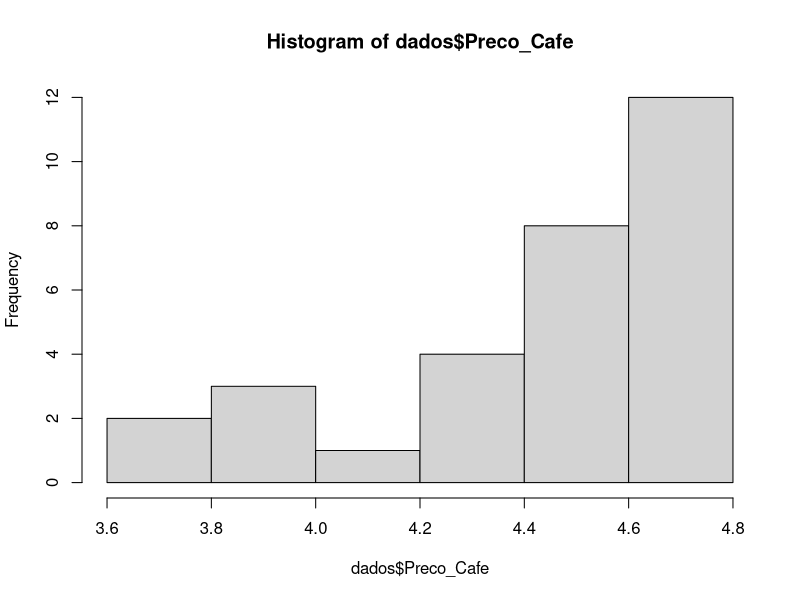
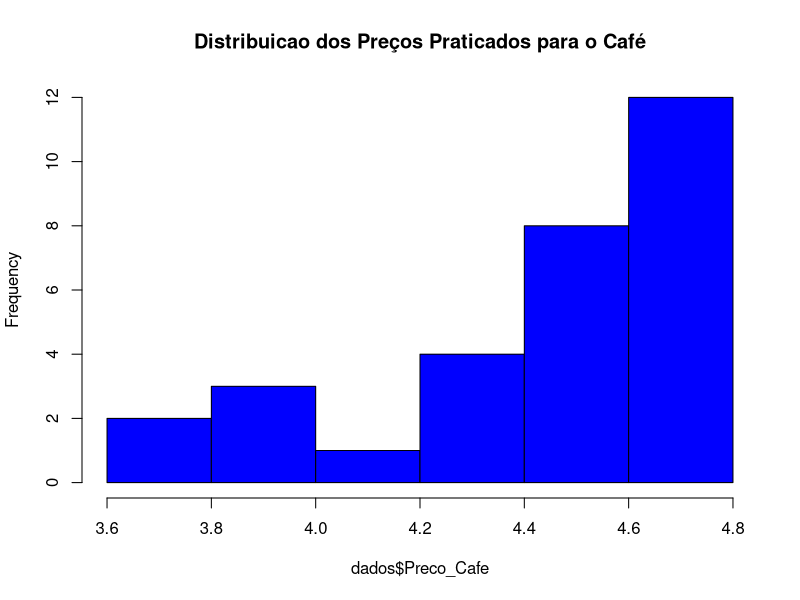
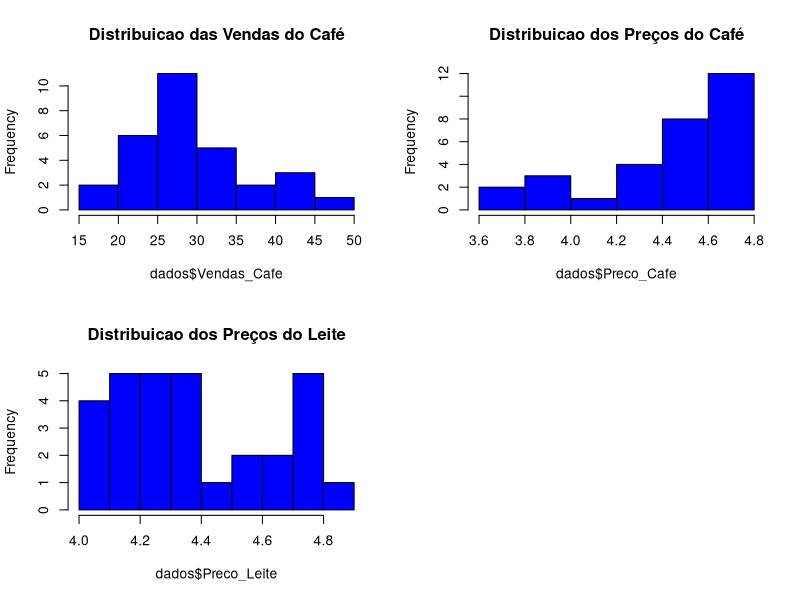
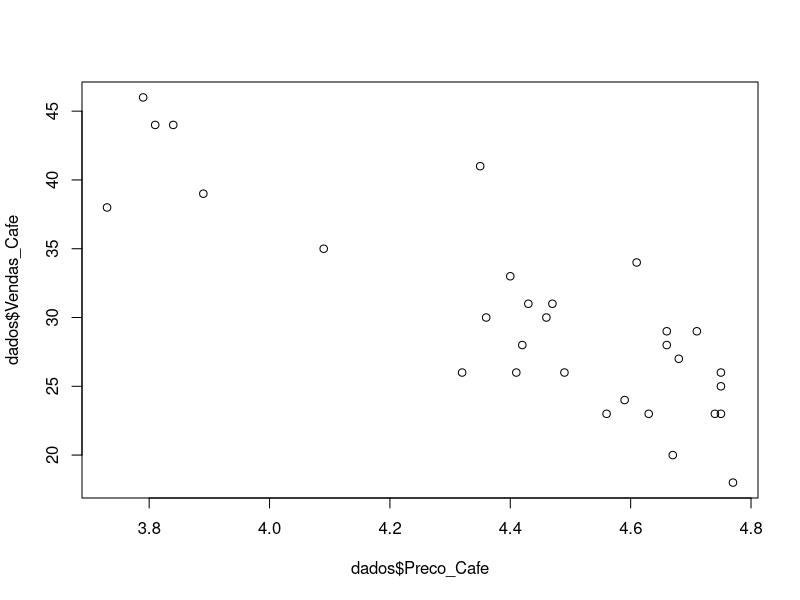
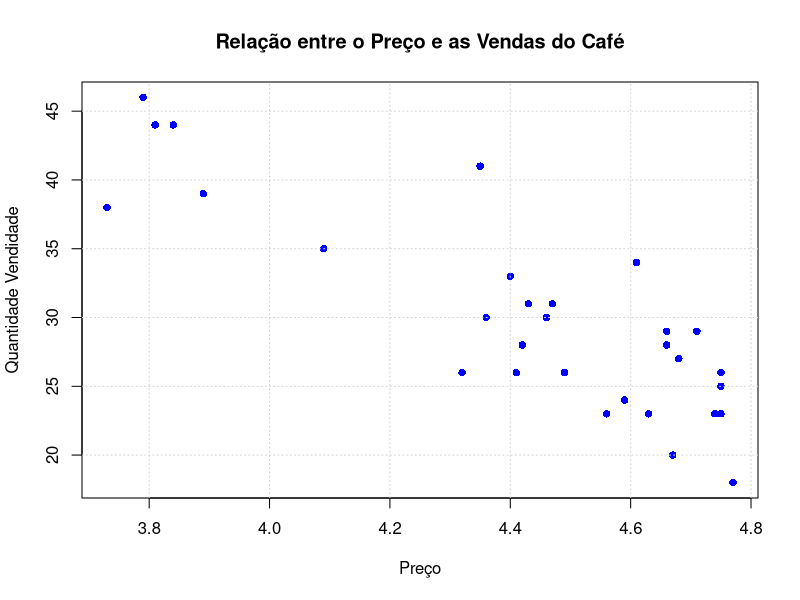

The R source for these figures, in order: (Note: this script raises an error after producing the figures.)
####### Análise exploratória de dados #######
##
#AED - Capitulo 01 - Prof. Máiron Chaves
###
#Copie este código, cole no seu R e execute para ver os resultados rm(list=ls(all=TRUE)) #Remove objetos da memória do R
#Cria o data frame contendo o historico de vendas do cafe
dados <- data.frame(Vendas_Cafe = c(18, 20, 23, 23, 23, 23, 24, 25, 26, 26, 26, 26,
                                    27, 28, 28,
                                    29, 29, 30, 30, 31, 31, 33, 34, 35, 38, 39, 41, 44, 44, 46),
                    Preco_Cafe = c(4.77, 4.67, 4.75, 4.74, 4.63, 4.56, 4.59, 4.75, 4.75,
                                   4.49,
                                  4.41, 4.32, 4.68, 4.66, 4.42, 4.71, 4.66, 4.46, 4.36, 4.47,
                                   4.43,
                                   4.4, 4.61, 4.09, 3.73, 3.89, 4.35, 3.84, 3.81, 3.79),
                    Promocao = c("Nao", "Nao", "Nao", "Nao", "Nao", "Nao", "Nao",
                                 "Nao", "Sim",
                                 "Nao", "Sim", "Nao", "Nao", "Sim", "Sim", "Nao", "Sim",
                                 "Sim",
                                 "Sim", "Nao", "Nao", "Sim", "Sim", "Sim", "Nao", "Sim",
                                 "Sim",
                                 "Sim", "Sim", "Sim"),
                    Preco_Leite = c(4.74, 4.81, 4.36, 4.29, 4.17, 4.66, 4.73, 4.11, 4.21,
                                    4.25,
                                    4.62, 4.53, 4.44, 4.19, 4.37, 4.29, 4.57, 4.21, 4.77, 4,
                                    4.31,
                                    4.34, 4.05, 4.73, 4.07, 4.75, 4, 4.15, 4.34, 4.15) )
#visualiza a media (mean) e outras estatisticas descritivas das variaveis
summary(dados)
#Visualiza desvio padrao (standard deviation) das variaveis
sd(dados$Vendas_Cafe)
sd(dados$Preco_Cafe)
sd(dados$Preco_Leite)
#Visualiza atraves de um histograma a distribuicao da variavel Preco_Cafe
hist(dados$Preco_Cafe)
# Customizando o histograma
hist(dados$Preco_Cafe,
     col = 'blue',
     main = 'Distribuicao dos Preços Praticados para o Café')
#Visualiza o histograma das tres variaveis numericas na mesma pagina
par(mfrow=c(2,2)) #Configura layout para posicionar os graficos em duas linhas e duas colunas
hist(dados$Vendas_Cafe,
     col = 'blue',
     main = 'Distribuicao das Vendas do Café')
hist(dados$Preco_Cafe,
     col = 'blue',
     main = 'Distribuicao dos Preços do Café')
hist(dados$Preco_Leite,
     col = 'blue',
     main = 'Distribuicao dos Preços do Leite')
dev.off() #limpa os graficos e volta o layout para configuracao normal
#Visualiza relacao entre as vendas do café o preço do café
plot(y = dados$Vendas_Cafe,
     x = dados$Preco_Cafe)
#Customiza o grafico
plot(y = dados$Vendas_Cafe,
     x = dados$Preco_Cafe,
     pch = 16,
     col = 'blue',
     xlab = 'Preço',
     ylab = 'Quantidade Vendidade',
     main = 'Relação entre o Preço e as Vendas do Café')
grid() #este comando adiciona linhas de grade ao grafico
#Colore os pontos em que havia promoção naquele dia
plot(y = dados$Vendas_Cafe,
     x = dados$Preco_Cafe,
     col = dados$Promocao,
     pch = 16,
     xlab = 'Preço',
     ylab = 'Quantidade Vendidade',
     main = 'Relação entre o Preço e as Vendas do Café')
#adiciona legenda
legend(x=4.4,y=45,
       c("Promoção","Sem_Promoção"),
       col=c("red","black"),
      pch=c(16,16))
grid()
#Cria uma nova variavel informando se naquele dia vendeu acima ou abaixo da media
historica
media <- mean(dados$Vendas_Cafe) #armazena a media em uma variavel
variavel <- ifelse(dados$Vendas_Cafe > media,
                   'Acima_da_media',
                   'Abaixo_da_media')
variavel <- factor(variavel) #converte nova variavel para factor
plot(variavel) #grafico com a qtde abaixo e acima da media
table(variavel) #visualiza a qtde abaixo e acima da media
#Gera boxplot das vendas
boxplot(dados$Vendas_Cafe)
#Gera boxplot do preco
boxplot(dados$Preco_Cafe)
#Gera boxplot comparativo das vendas quando houve promocao e de quando nao
houve
boxplot(dados$Vendas_Cafe~dados$Promocao)
#Customizando o boxplot
boxplot(dados$Vendas_Cafe~dados$Promocao,
        col = 'gray',
        pch = 16,
        xlab = 'Promoção',
        ylab = 'Vendas',
        main = 'Vendas com promoção vs Vendas sem promoção')